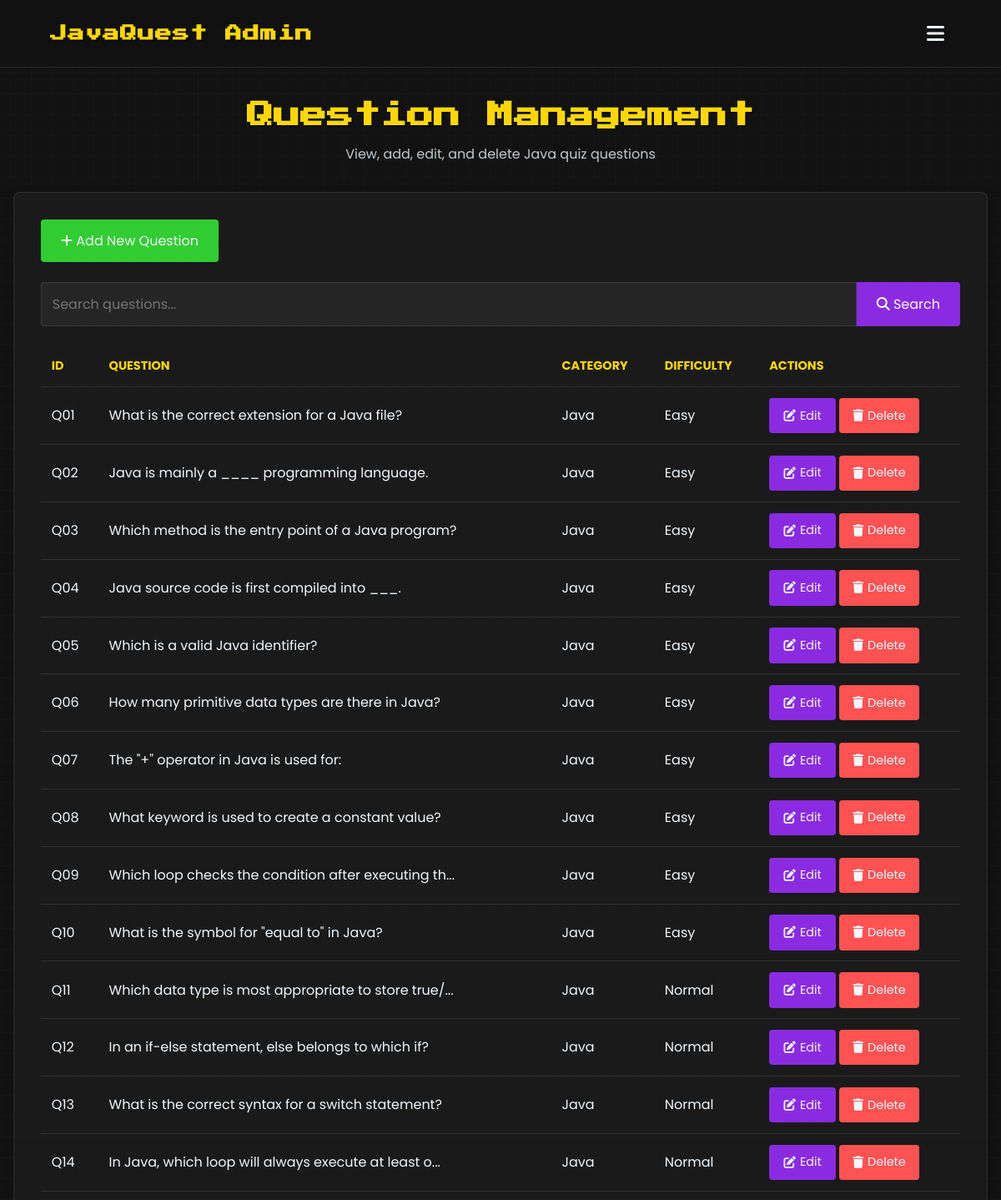
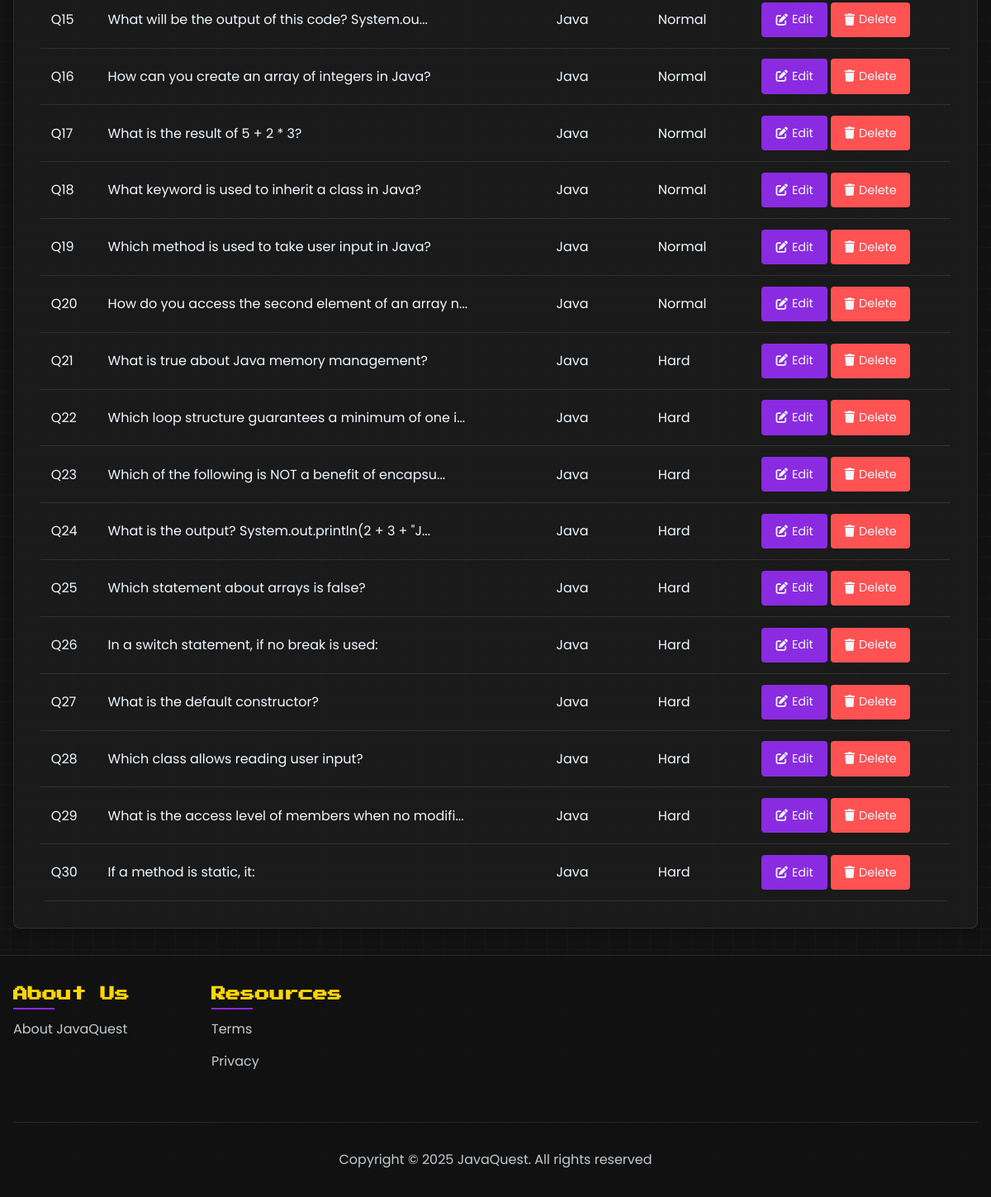
The app's page /admin/questions.php (signed in) with its own data (2 pictures, top to bottom).
### tables this page shows
CREATE TABLE IF NOT EXISTS `question` (
  `question_id` varchar(50) NOT NULL,
  `question_text` varchar(1000) NOT NULL,
  `Option 1` varchar(255) NOT NULL,
  `Option 2` varchar(255) NOT NULL,
  `Option 3` varchar(255) NOT NULL,
  `Option 4` varchar(255) NOT NULL,
  `quiz_id` varchar(50) NOT NULL,
  PRIMARY KEY (`question_id`),
  KEY `quiz_id` (`quiz_id`)
);

CREATE TABLE IF NOT EXISTS `quiz` (
  `quiz_id` varchar(50) NOT NULL,
  `title` varchar(100) NOT NULL,
  `description` varchar(500) NOT NULL,
  `admin_id` varchar(50) NOT NULL,
  PRIMARY KEY (`quiz_id`),
  KEY `admin_id` (`admin_id`)
);

### admin/questions.php (the view, shortened to what this page needs)
<?php
include("../conn/conn.php");
$questions_result = false;
$check_table_query = "SHOW TABLES LIKE 'question'";
$table_check = mysqli_query($conn, $check_table_query);
if ($table_check && mysqli_num_rows($table_check) > 0) {
    $questions_query = "SELECT q.*, qz.title as difficulty
                       FROM question q
                       LEFT JOIN quiz qz ON q.quiz_id = qz.quiz_id
                       ORDER BY q.question_id";
    $questions_result = mysqli_query($conn, $questions_query);
}
?>
<!DOCTYPE html>
<html lang="en">
<head>
    <link rel="stylesheet" href="https://cdnjs.cloudflare.com/ajax/libs/font-awesome/6.4.0/css/all.min.css">
    <link rel="stylesheet" href="../css/admin-new.css">
</head>
<body>
    <header>
        <div class="logo-nav">
            <a href="../admin/admin.php" class="logo">JavaQuest Admin</a>
        </div>
        <button class="menu-btn" id="menuBtn">
            <i class="fas fa-bars"></i>
        </button>
    </header>
    <div class="main-container">
        <div class="page-header">
            <h1>Question Management</h1>
            <div class="page-subtitle">View, add, edit, and delete Java quiz questions</div>
        </div>
        <div class="content-container">
            <a href="../admin/java-quiz-add.php" class="add-new-btn">
                <i class="fas fa-plus"></i> Add New Question
            </a>
            <div class="search-container">
                <input type="text" id="searchInput" class="search-bar" placeholder="Search questions...">
                <button class="search-button" id="searchBtn">
                    <i class="fas fa-search"></i> Search
                </button>
            </div>
            <?php if ($questions_result && mysqli_num_rows($questions_result) > 0): ?>
                <table class="data-table" id="questionsTable">
                    <thead>
                        <tr>
                            <th>ID</th>
                            <th>Question</th>
                            <th>Category</th>
                            <th>Difficulty</th>
                            <th>Actions</th>
                        </tr>
                    </thead>
                    <tbody>
                        <?php while ($row = mysqli_fetch_assoc($questions_result)): ?>
                            <tr>
                                <td><?php echo $row['question_id']; ?></td>
                                <td><?php echo htmlspecialchars(substr($row['question_text'], 0, 50)) . (strlen($row['question_text']) > 50 ? '...' : ''); ?></td>
                                <td><?php echo isset($row['category']) ? htmlspecialchars($row['category']) : 'Java'; ?></td>
                                <td><?php echo isset($row['difficulty']) ? htmlspecialchars($row['difficulty']) : $row['quiz_id']; ?></td>
                                <td>
                                    <a href="../admin/java-quiz-edit.php?id=<?php echo $row['question_id']; ?>" class="action-btn edit-btn">
                                        <i class="fas fa-edit"></i> Edit
                                    </a>
                                    <a href="../admin/java-quiz-delete.php?id=<?php echo $row['question_id']; ?>" class="action-btn delete-btn" onclick="return confirm('Are you sure you want to delete this question?');">
                                        <i class="fas fa-trash"></i> Delete
                                    </a>
                                </td>
                            </tr>
                        <?php endwhile; ?>
                    </tbody>
                </table>
            <?php endif; ?>
        </div>
    </div>
    <footer>
        <div class="footer-container">
            <div class="footer-section">
                <h3>About Us</h3>
                <ul>
                    <li><a href="../about-us/about-us.php">About JavaQuest</a></li>
                </ul>
            </div>
            <div class="footer-section">
                <h3>Resources</h3>
                <ul>
                    <li><a href="../term-privacy/term-privacy.php">Terms</a></li>
                    <li><a href="../term-privacy/term-privacy.php">Privacy</a></li>
                </ul>
            </div>
            <div class="footer-copyright">
                <p>Copyright &copy; 2025 JavaQuest. All rights reserved</p>
            </div>
        </div>
    </footer>
</body>
</html>

### css/admin-new.css (style rules this page uses)
:root { --primary-color: #8A2BE2; --secondary-color: #32CD32; --accent-color: #FFD700; --dark-color: #121212; --light-color: #F0F8FF; --success-color: #4CAF50; --danger-color: #FF5252; --gray-color: #333333; --table-header: #1a1a1a; --table-row-hover: rgba(138, 43, 226, 0.1); }
* { margin: 0; padding: 0; box-sizing: border-box; }
body { font-family: 'Poppins', sans-serif; margin: 0; padding: 0; background-color: var(--dark-color); color: var(--light-color); line-height: 1.6; overflow-x: hidden; position: relative; }
body::after { content: ''; position: fixed; top: 0; left: 0; width: 100%; height: 100%; background-image: linear-gradient(0deg, transparent 24%, rgba(255, 255, 255, .02) 25%, rgba(255, 255, 255, .02) 26%, transparent 27%, transparent 74%, rgba(255, 255, 255, .02) 75%, rgba(255, 255, 255, .02) 76%, transparent 77%, transparent), linear-gradient(90deg, transparent 24%, rgba(255, 255, 255, .02) 25%, rgba(255, 255, 255, .02) 26%, transparent 27%, transparent 74%, rgba(255, 255, 255, .02) 75%, rgba(255, 255, 255, .02) 76%, transparent 77%, transparent); background-size: 50px 50px; opacity: 1; z-index: -1; pointer-events: none; }
h1, h2, h3, .logo { font-family: 'Press Start 2P', cursive; }
header { display: flex; justify-content: space-between; align-items: center; padding: 20px 5%; background-color: rgba(18, 18, 18, 0.95); width: 100%; z-index: 1000; border-bottom: 1px solid rgba(255, 255, 255, 0.1); position: relative; }
.logo-nav { display: flex; align-items: center; gap: 30px; }
.logo { text-decoration: none; color: var(--accent-color); font-size: 20px; font-weight: bold; text-shadow: 2px 2px 0 rgba(0, 0, 0, 0.5); letter-spacing: 1px; transition: all 0.3s; }
.menu-btn { font-size: 1.5rem; background: none; border: none; color: var(--light-color); cursor: pointer; display: flex; align-items: center; padding: 0.5rem; transition: all 0.3s; z-index: 1010; }
.main-container { max-width: 1200px; margin: 2rem auto; padding: 0 1rem; }
.content-container { background: rgba(30, 30, 30, 0.7); border-radius: 8px; box-shadow: 0 4px 12px rgba(0, 0, 0, 0.3); padding: 2rem; margin-bottom: 2rem; border: 1px solid rgba(255, 255, 255, 0.1); }
.search-container { display: flex; margin-bottom: 1.5rem; }
.search-bar { flex: 1; padding: 0.8rem; border: 1px solid rgba(255, 255, 255, 0.1); border-radius: 4px 0 0 4px; font-size: 1rem; background-color: rgba(255, 255, 255, 0.05); color: var(--light-color); font-family: 'Poppins', sans-serif; }
.search-button { background-color: var(--primary-color); color: white; border: none; padding: 0.8rem 1.5rem; border-radius: 0 4px 4px 0; cursor: pointer; font-size: 1rem; transition: all 0.3s; font-family: 'Poppins', sans-serif; }
.action-btn { padding: 0.6rem 1rem; border-radius: 4px; text-decoration: none; color: var(--light-color); font-size: 0.9rem; display: inline-flex; align-items: center; justify-content: center; transition: all 0.3s; flex: 1; min-width: 80px; border: none; cursor: pointer; font-family: 'Poppins', sans-serif; }
.action-btn i { margin-right: 5px; }
.edit-btn { background-color: var(--primary-color); }
.delete-btn { background-color: var(--danger-color); }
footer { background-color: rgba(18, 18, 18, 0.95); color: var(--light-color); padding: 2rem 0; margin-top: 2rem; border-top: 1px solid rgba(255, 255, 255, 0.1); }
.footer-container { max-width: 1200px; margin: 0 auto; padding: 0 1rem; display: grid; grid-template-columns: repeat(auto-fit, minmax(200px, 1fr)); gap: 2rem; }
.footer-section h3 { color: var(--accent-color); margin-bottom: 1rem; font-size: 1.1rem; position: relative; display: inline-block; }
.footer-section h3::after { content: ''; position: absolute; bottom: -5px; left: 0; width: 50px; height: 2px; background-color: var(--primary-color); }
.footer-section ul { list-style: none; }
.footer-section ul li { margin-bottom: 0.8rem; }
.footer-section ul li a { color: var(--light-color); text-decoration: none; transition: all 0.3s; opacity: 0.8; }
.footer-copyright { text-align: center; padding-top: 2rem; grid-column: 1 / -1; color: var(--light-color); opacity: 0.8; border-top: 1px solid rgba(255, 255, 255, 0.1); margin-top: 1rem; }

### records on screen
question: question_id "Q01", question_text "What is the correct extension for a Java file?", quiz.title "Easy"
question: question_id "Q02", question_text "Java is mainly a ____ programming language.", quiz.title "Easy"
question: question_id "Q03", question_text "Which method is the entry point of a Java program?", quiz.title "Easy"
question: question_id "Q04", question_text "Java source code is first compiled into ___.", quiz.title "Easy"
question: question_id "Q05", question_text "Which is a valid Java identifier?", quiz.title "Easy"
question: question_id "Q06", question_text "How many primitive data types are there in Java?", quiz.title "Easy"
question: question_id "Q07", question_text "The \"+\" operator in Java is used for:", quiz.title "Easy"
question: question_id "Q08", question_text "What keyword is used to create a constant value?", quiz.title "Easy"
question: question_id "Q09", question_text "Which loop checks the condition after executing th", quiz.title "Easy"
question: question_id "Q10", question_text "What is the symbol for \"equal to\" in Java?", quiz.title "Easy"
question: question_id "Q11", question_text "Which data type is most appropriate to store true/", quiz.title "Normal"
question: question_id "Q12", question_text "In an if-else statement, else belongs to which if?", quiz.title "Normal"
question: question_id "Q13", question_text "What is the correct syntax for a switch statement?", quiz.title "Normal"
question: question_id "Q14", question_text "In Java, which loop will always execute at least o", quiz.title "Normal"
question: question_id "Q15", question_text "What will be the output of this code? System.ou", quiz.title "Normal"
question: question_id "Q16", question_text "How can you create an array of integers in Java?", quiz.title "Normal"
question: question_id "Q17", question_text "What is the result of 5 + 2 * 3?", quiz.title "Normal"
question: question_id "Q18", question_text "What keyword is used to inherit a class in Java?", quiz.title "Normal"
question: question_id "Q19", question_text "Which method is used to take user input in Java?", quiz.title "Normal"
question: question_id "Q20", question_text "How do you access the second element of an array n", quiz.title "Normal"
question: question_id "Q21", question_text "What is true about Java memory management?", quiz.title "Hard"
question: question_id "Q22", question_text "Which loop structure guarantees a minimum of one i", quiz.title "Hard"
question: question_id "Q23", question_text "Which of the following is NOT a benefit of encapsu", quiz.title "Hard"
question: question_id "Q24", question_text "What is the output? System.out.println(2 + 3 + \"J", quiz.title "Hard"
question: question_id "Q25", question_text "Which statement about arrays is false?", quiz.title "Hard"
question: question_id "Q26", question_text "In a switch statement, if no break is used:", quiz.title "Hard"
question: question_id "Q27", question_text "What is the default constructor?", quiz.title "Hard"
question: question_id "Q28", question_text "Which class allows reading user input?", quiz.title "Hard"
question: question_id "Q29", question_text "What is the access level of members when no modifi", quiz.title "Hard"
question: question_id "Q30", question_text "If a method is static, it:", quiz.title "Hard"
